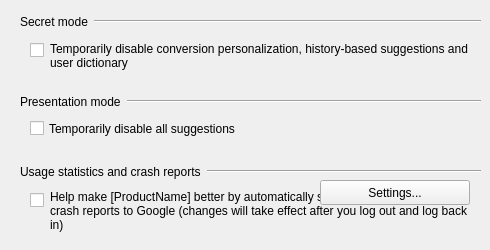
    <widget class="QWidget" name="privacyTab">
     <attribute name="title">
      <string>Privacy</string>
     </attribute>
     <widget class="QCheckBox" name="usageStatsCheckBox">
      <property name="geometry">
       <rect>
        <x>30</x>
        <y>190</y>
        <width>20</width>
        <height>20</height>
       </rect>
      </property>
      <property name="sizePolicy">
       <sizepolicy hsizetype="Minimum" vsizetype="Fixed">
        <horstretch>0</horstretch>
        <verstretch>0</verstretch>
       </sizepolicy>
      </property>
      <property name="text">
       <string/>
      </property>
      <property name="tristate">
       <bool>false</bool>
      </property>
     </widget>
     <widget class="QLabel" name="usageStatsMessage">
      <property name="geometry">
       <rect>
        <x>50</x>
        <y>180</y>
        <width>421</width>
        <height>61</height>
       </rect>
      </property>
      <property name="text">
       <string>Help make [ProductName] better by automatically sending usage statistics and crash reports to Google (changes will take effect after you log out and log back in)</string>
      </property>
      <property name="wordWrap">
       <bool>true</bool>
      </property>
     </widget>
     <widget class="QWidget" name="horizontalLayoutWidget_16">
      <property name="geometry">
       <rect>
        <x>20</x>
        <y>160</y>
        <width>461</width>
        <height>23</height>
       </rect>
      </property>
      <layout class="QHBoxLayout" name="horizontalLayout_18">
       <item>
        <widget class="QLabel" name="usageStatsLabel">
         <property name="text">
          <string>Usage statistics and crash reports</string>
         </property>
        </widget>
       </item>
       <item>
        <widget class="Line" name="usageStatsLine">
         <property name="sizePolicy">
          <sizepolicy hsizetype="MinimumExpanding" vsizetype="Fixed">
           <horstretch>0</horstretch>
           <verstretch>0</verstretch>
          </sizepolicy>
         </property>
         <property name="orientation">
          <enum>Qt::Horizontal</enum>
         </property>
        </widget>
       </item>
      </layout>
     </widget>
     <widget class="QWidget" name="horizontalLayoutWidget_18">
      <property name="geometry">
       <rect>
        <x>20</x>
        <y>10</y>
        <width>461</width>
        <height>23</height>
       </rect>
      </property>
      <layout class="QHBoxLayout" name="horizontalLayout_20">
       <item>
        <widget class="QLabel" name="label_10">
         <property name="text">
          <string>Secret mode</string>
         </property>
        </widget>
       </item>
       <item>
        <widget class="Line" name="line_11">
         <property name="sizePolicy">
          <sizepolicy hsizetype="MinimumExpanding" vsizetype="Fixed">
           <horstretch>0</horstretch>
           <verstretch>0</verstretch>
          </sizepolicy>
         </property>
         <property name="orientation">
          <enum>Qt::Horizontal</enum>
         </property>
        </widget>
       </item>
      </layout>
     </widget>
     <widget class="QCheckBox" name="incognitoModeCheckBox">
      <property name="geometry">
       <rect>
        <x>30</x>
        <y>40</y>
        <width>20</width>
        <height>20</height>
       </rect>
      </property>
      <property name="sizePolicy">
       <sizepolicy hsizetype="Minimum" vsizetype="Fixed">
        <horstretch>0</horstretch>
        <verstretch>0</verstretch>
       </sizepolicy>
      </property>
      <property name="text">
       <string/>
      </property>
      <property name="tristate">
       <bool>false</bool>
      </property>
     </widget>
     <widget class="QLabel" name="incognitoModeMessage">
      <property name="geometry">
       <rect>
        <x>50</x>
        <y>30</y>
        <width>421</width>
        <height>51</height>
       </rect>
      </property>
      <property name="text">
       <string>Temporarily disable conversion personalization, history-based suggestions and user dictionary</string>
      </property>
      <property name="wordWrap">
       <bool>true</bool>
      </property>
     </widget>
     <widget class="QPushButton" name="launchAdministrationDialogButtonForUsageStats">
      <property name="geometry">
       <rect>
        <x>320</x>
        <y>180</y>
        <width>150</width>
        <height>25</height>
       </rect>
      </property>
      <property name="minimumSize">
       <size>
        <width>150</width>
        <height>0</height>
       </size>
      </property>
      <property name="maximumSize">
       <size>
        <width>150</width>
        <height>16777215</height>
       </size>
      </property>
      <property name="text">
       <string>Settings...</string>
      </property>
     </widget>
     <widget class="QCheckBox" name="presentationModeCheckBox">
      <property name="geometry">
       <rect>
        <x>30</x>
        <y>120</y>
        <width>441</width>
        <height>17</height>
       </rect>
      </property>
      <property name="text">
       <string>Temporarily disable all suggestions</string>
      </property>
     </widget>
     <widget class="QWidget" name="horizontalLayoutWidget_19">
      <property name="geometry">
       <rect>
        <x>20</x>
        <y>90</y>
        <width>461</width>
        <height>23</height>
       </rect>
      </property>
      <layout class="QHBoxLayout" name="horizontalLayout_21">
       <item>
        <widget class="QLabel" name="label_12">
         <property name="text">
          <string>Presentation mode</string>
         </property>
        </widget>
       </item>
       <item>
        <widget class="Line" name="line_12">
         <property name="sizePolicy">
          <sizepolicy hsizetype="MinimumExpanding" vsizetype="Fixed">
           <horstretch>0</horstretch>
           <verstretch>0</verstretch>
          </sizepolicy>
         </property>
         <property name="orientation">
          <enum>Qt::Horizontal</enum>
         </property>
        </widget>
       </item>
      </layout>
     </widget>
    </widget>
